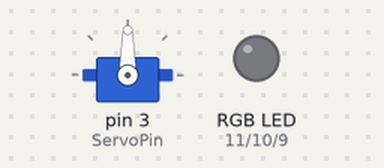
The sketch below on a simulated Arduino Uno, built with avr-gcc and run on an emulated ATmega328P. Shown: servo, an RGB LED mixed from three pins (HIGH = lit).

Above: at 0.05 s.
At 0.8 s:
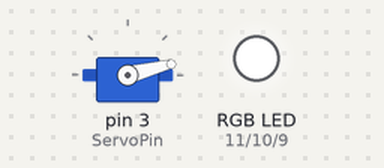
At 1.95 s:
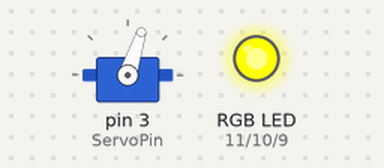
At 3.85 s:
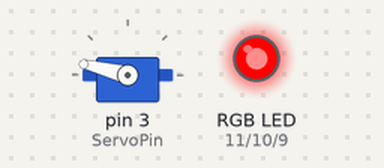
At 5.75 s:
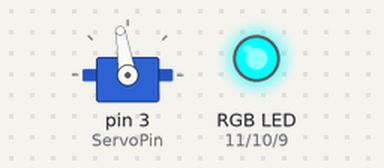
At 7.7 s:
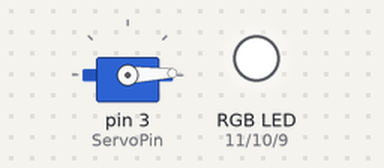
Timing chart, 0 to 10.1 s (numbered marks = the images above):
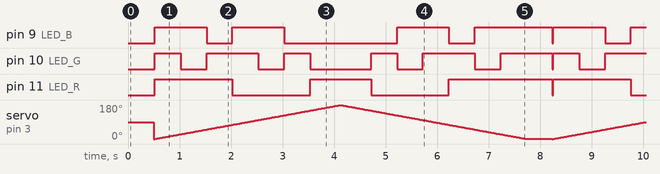

Measured:
- by itself, pin 9 (LED_B): repeats every 7.7 s: LOW 0.50 s, HIGH 1.0 s, LOW 2.2 s, HIGH 1.0 s, LOW 0.50 s, HIGH 1.5 s, LOW 0.02 s, HIGH 1.0 s
- by itself, pin 11 (LED_R): repeats every 7.7 s: LOW 1.5 s, HIGH 1.2 s, LOW 1.5 s, HIGH 2.0 s, LOW 0.02 s, HIGH 1.5 s
- by itself, pin 10 (LED_G): repeats every 7.7 s: LOW 0.50 s, HIGH 1.0 s, LOW 0.50 s, HIGH 0.50 s, LOW 1.2 s, HIGH 0.50 s, 2 × (LOW 0.50 s, HIGH 1.0 s), LOW 0.02 s, HIGH 0.50 s

The sketch:

ServoControlColor.ino
```cpp
// (licence header left out)
#include <Servo.h>  //Arduino IDE own servo library file

#define ON  1       //enable LED
#define OFF 0       //prohibit LED

Servo myservo;      //Define steering gear-myservo

//Define pin
int LED_R = 11;     //LED_R connect interface 11 on the arduino
int LED_G = 10;     //LED_G connect interface 10 on the arduino
int LED_B = 9;      //LED_B connect interface 9 on the arduino

/*Steering engine*/
int ServoPin = 3;

/**
* Function       setup
* @author        Danny
* @date          2017.07.25
* @brief         Initialization configuration
* @param[in]     void
* @retval        void
* @par History   no
*/

void setup()
{
 //Initialize RGB pin as output interface
  pinMode(LED_R, OUTPUT);
  pinMode(LED_G, OUTPUT);
  pinMode(LED_B, OUTPUT);

  //Set the  Steering engine control pin to 3
  myservo.attach(ServoPin);
  int ServoPos = 90;
  myservo.write(ServoPos);
}

/**
* Function       servo_control_color
* @author        Danny
* @date          2017.07.25
* @brief         The steering engine rotates from 0-180 and from 180-0,
*                the 180 degree is divided into 7 zones to represent the different colors
* @param[in]     void
* @param[out]    void
* @retval        void
* @par History   no
*/
void servo_control_color()
{
  //Define the rotating position of the steering engine
  int pos = 0;
  for (pos = 0; pos < 180; pos++)
  {
    //Steering engine  rotates 0 to 180,delay 20ms each time
    myservo.write(pos);
    //Rotate to the corresponding angle, judge the call correlation function
    corlor_light(pos);
    delay(20);
  }

  for (pos = 180; pos > 0; pos--)
  {
    //Steering engine  rotates 180 to 0,delay 20ms each time
    myservo.write(pos);
    //Rotate to the corresponding angle, judge the call correlation function
    corlor_light(pos);
    delay(20);
  }
}

/**
* Function       corlor_light
* @author        Danny
* @date          2017.07.25
* @brief         According to the angle of rotation light the light
* @param[in]     pos :the rotating position of the steering engine
* @param[out]    void
* @retval        void
* @par History   no
*/
void corlor_light(int pos)
{
  //When turning at 150-180 degrees, light a color
  if (pos > 150)
  {
    corlor_led(ON, OFF, OFF);
  }
  //When turning at 125-150 degrees, light a color
  else if (pos > 125)
  {
    corlor_led(OFF, ON, OFF);
  }
  //When turning at 100-125 degrees, light a color
  else if (pos > 100)
  {
    corlor_led(OFF, OFF, ON);
  }
  //When turning at 75-100 degrees, light a color
  else if (pos > 75)
  {
    corlor_led(OFF, ON, ON);
  }
  //When turning at 50-75 degrees, light a color
  else if (pos > 50)
  {
    corlor_led(ON, ON, OFF);
  }
  //When turning at 25-50 degrees, light a color
  else if (pos > 25)
  {
    corlor_led(ON, OFF, ON);
  }
  //When turning at 0-25 degrees, light a color
  else if (pos > 0)
  {
    corlor_led(ON, ON, ON);
  }
  else
  {
    corlor_led(OFF, OFF, OFF);
  }
}
/**
* Function        color_led
* @author         Danny
* @date           2017.07.25
* @brief          The different combinations of R, G, B tricolor form 7 different colors
* @param[in1]     Red ON/OFF
* @param[in2]     Green ON/OFF
* @param[in3]     Blue ON/OFF
* @retval         void
* @par History    no
*/

void corlor_led(int v_iRed, int v_iGreen, int v_iBlue)
{
  //LED_R
  if (v_iRed == ON)
  {
    digitalWrite(LED_R, HIGH);
  }
  else
  {
    digitalWrite(LED_R, LOW);
  }
  //LED_G
  if (v_iGreen == ON)
  {
    digitalWrite(LED_G, HIGH);
  }
  else
  {
    digitalWrite(LED_G, LOW);
  }
  //LED_B
  if (v_iBlue == ON)
  {
    digitalWrite(LED_B, HIGH);
  }
  else
  {
    digitalWrite(LED_B, LOW);
  }
}

/**
* Function       loop
* @author        Danny
* @date          2017.07.25
* @brief         First delay 0.5, and then call the steering engine control colorful light program
* @param[in]     void
* @retval        void
* @par History   no
*/
void loop()
{
  //delay 0.5s
  delay(500);
  //call the steering engine control colorful light program
  servo_control_color();
}
```
